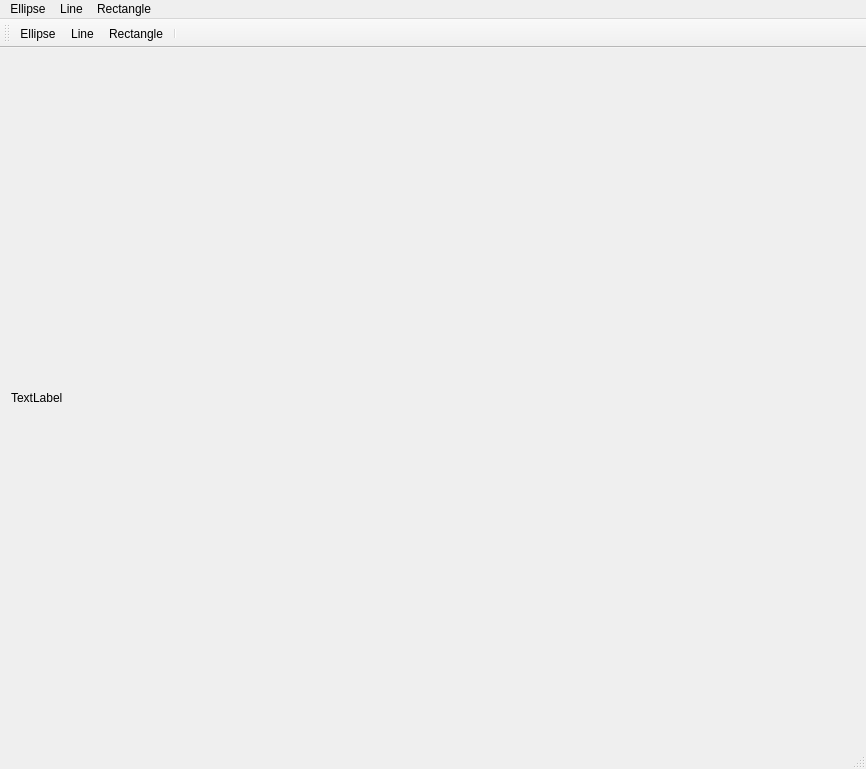
<?xml version="1.0" encoding="UTF-8"?>
<ui version="4.0">
 <class>MainWindow</class>
 <widget class="QMainWindow" name="MainWindow">
  <property name="geometry">
   <rect>
    <x>0</x>
    <y>0</y>
    <width>866</width>
    <height>769</height>
   </rect>
  </property>
  <property name="windowTitle">
   <string>MainWindow</string>
  </property>
  <widget class="QWidget" name="centralWidget">
   <layout class="QVBoxLayout" name="verticalLayout">
    <item>
     <widget class="QLabel" name="label">
      <property name="text">
       <string>TextLabel</string>
      </property>
     </widget>
    </item>
   </layout>
  </widget>
  <widget class="QMenuBar" name="menuBar">
   <property name="geometry">
    <rect>
     <x>0</x>
     <y>0</y>
     <width>866</width>
     <height>22</height>
    </rect>
   </property>
   <widget class="QMenu" name="menuEllipse">
    <property name="title">
     <string>Ellipse</string>
    </property>
   </widget>
   <widget class="QMenu" name="menuLine">
    <property name="title">
     <string>Line</string>
    </property>
   </widget>
   <widget class="QMenu" name="menuRectangle">
    <property name="title">
     <string>Rectangle</string>
    </property>
   </widget>
   <addaction name="menuEllipse"/>
   <addaction name="menuLine"/>
   <addaction name="menuRectangle"/>
  </widget>
  <widget class="QToolBar" name="mainToolBar">
   <attribute name="toolBarArea">
    <enum>TopToolBarArea</enum>
   </attribute>
   <attribute name="toolBarBreak">
    <bool>false</bool>
   </attribute>
   <addaction name="actionEllipse"/>
   <addaction name="actionLine"/>
   <addaction name="actionRectangle"/>
   <addaction name="separator"/>
  </widget>
  <widget class="QStatusBar" name="statusBar"/>
  <action name="actionEllipse">
   <property name="checkable">
    <bool>true</bool>
   </property>
   <property name="icon">
    <iconset resource="resources.qrc">
     <normaloff>:/ellipse.png</normaloff>:/ellipse.png</iconset>
   </property>
   <property name="text">
    <string>Ellipse</string>
   </property>
   <property name="toolTip">
    <string>Add an Ellipse</string>
   </property>
  </action>
  <action name="actionLine">
   <property name="checkable">
    <bool>true</bool>
   </property>
   <property name="icon">
    <iconset resource="resources.qrc">
     <normaloff>:/line.png</normaloff>:/line.png</iconset>
   </property>
   <property name="text">
    <string>Line</string>
   </property>
   <property name="toolTip">
    <string>Add a Line</string>
   </property>
  </action>
  <action name="actionRectangle">
   <property name="checkable">
    <bool>true</bool>
   </property>
   <property name="icon">
    <iconset resource="resources.qrc">
     <normaloff>:/rectangle.png</normaloff>:/rectangle.png</iconset>
   </property>
   <property name="text">
    <string>Rectangle</string>
   </property>
   <property name="toolTip">
    <string>Add a Rectangle</string>
   </property>
  </action>
 </widget>
 <layoutdefault spacing="6" margin="11"/>
 <resources>
  <include location="resources.qrc"/>
 </resources>
 <connections>
  <connection>
   <sender>actionEllipse</sender>
   <signal>toggled(bool)</signal>
   <receiver>MainWindow</receiver>
   <slot>addEllipse(bool)</slot>
   <hints>
    <hint type="sourcelabel">
     <x>-1</x>
     <y>-1</y>
    </hint>
    <hint type="destinationlabel">
     <x>432</x>
     <y>384</y>
    </hint>
   </hints>
  </connection>
  <connection>
   <sender>actionLine</sender>
   <signal>toggled(bool)</signal>
   <receiver>MainWindow</receiver>
   <slot>addLine(bool)</slot>
   <hints>
    <hint type="sourcelabel">
     <x>-1</x>
     <y>-1</y>
    </hint>
    <hint type="destinationlabel">
     <x>432</x>
     <y>384</y>
    </hint>
   </hints>
  </connection>
  <connection>
   <sender>actionRectangle</sender>
   <signal>toggled(bool)</signal>
   <receiver>MainWindow</receiver>
   <slot>addRectangle(bool)</slot>
   <hints>
    <hint type="sourcelabel">
     <x>-1</x>
     <y>-1</y>
    </hint>
    <hint type="destinationlabel">
     <x>432</x>
     <y>384</y>
    </hint>
   </hints>
  </connection>
 </connections>
 <slots>
  <slot>addEllipse(bool)</slot>
  <slot>addLine(bool)</slot>
  <slot>addRectangle(bool)</slot>
 </slots>
</ui>
